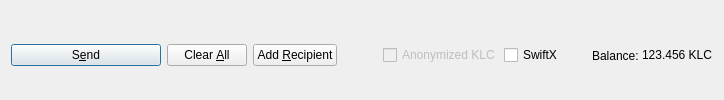
         <widget class="QFrame" name="frame_Send">
          <layout class="QHBoxLayout" name="horizontalLayout">
           <property name="bottomMargin">
            <number>0</number>
           </property>
           <item>
            <widget class="QPushButton" name="sendButton">
             <property name="minimumSize">
              <size>
               <width>150</width>
               <height>0</height>
              </size>
             </property>
             <property name="toolTip">
              <string>Confirm the send action</string>
             </property>
             <property name="text">
              <string>S&amp;end</string>
             </property>
             <property name="icon">
              <iconset resource="../kalkicoin.qrc">
               <normaloff>:/icons/send</normaloff>:/icons/send</iconset>
             </property>
             <property name="autoDefault">
              <bool>false</bool>
             </property>
             <property name="default">
              <bool>true</bool>
             </property>
            </widget>
           </item>
           <item>
            <widget class="QPushButton" name="clearButton">
             <property name="sizePolicy">
              <sizepolicy hsizetype="Minimum" vsizetype="Fixed">
               <horstretch>0</horstretch>
               <verstretch>0</verstretch>
              </sizepolicy>
             </property>
             <property name="toolTip">
              <string>Clear all fields of the form.</string>
             </property>
             <property name="text">
              <string>Clear &amp;All</string>
             </property>
             <property name="icon">
              <iconset resource="../kalkicoin.qrc">
               <normaloff>:/icons/remove</normaloff>:/icons/remove</iconset>
             </property>
             <property name="autoDefault">
              <bool>false</bool>
             </property>
            </widget>
           </item>
           <item>
            <widget class="QPushButton" name="addButton">
             <property name="toolTip">
              <string>Send to multiple recipients at once</string>
             </property>
             <property name="text">
              <string>Add &amp;Recipient</string>
             </property>
             <property name="icon">
              <iconset resource="../kalkicoin.qrc">
               <normaloff>:/icons/add</normaloff>:/icons/add</iconset>
             </property>
             <property name="autoDefault">
              <bool>false</bool>
             </property>
            </widget>
           </item>
           <item>
            <spacer name="horizontalSpacer">
             <property name="orientation">
              <enum>Qt::Horizontal</enum>
             </property>
             <property name="sizeHint" stdset="0">
              <size>
               <width>40</width>
               <height>20</height>
              </size>
             </property>
            </spacer>
           </item>
           <item>
            <layout class="QHBoxLayout" name="horizontalLayout_2">
             <property name="spacing">
              <number>3</number>
             </property>
             <item>
              <widget class="QCheckBox" name="checkzKLC">
               <property name="enabled">
                <bool>false</bool>
               </property>
               <property name="text">
                <string>Anonymized KLC</string>
               </property>
              </widget>
             </item>
             <item>
              <widget class="QCheckBox" name="checkSwiftTX">
               <property name="enabled">
                <bool>true</bool>
               </property>
               <property name="minimumSize">
                <size>
                 <width>85</width>
                 <height>0</height>
                </size>
               </property>
               <property name="text">
                <string>SwiftX</string>
               </property>
              </widget>
             </item>
             <item>
              <widget class="QLabel" name="label">
               <property name="text">
                <string>Balance:</string>
               </property>
              </widget>
             </item>
             <item>
              <widget class="QLabel" name="labelBalance">
               <property name="sizePolicy">
                <sizepolicy hsizetype="Preferred" vsizetype="Fixed">
                 <horstretch>0</horstretch>
                 <verstretch>0</verstretch>
                </sizepolicy>
               </property>
               <property name="cursor">
                <cursorShape>IBeamCursor</cursorShape>
               </property>
               <property name="text">
                <string notr="true">123.456 KLC</string>
               </property>
               <property name="textInteractionFlags">
                <set>Qt::LinksAccessibleByMouse|Qt::TextSelectableByKeyboard|Qt::TextSelectableByMouse</set>
               </property>
              </widget>
             </item>
            </layout>
           </item>
          </layout>
         </widget>
